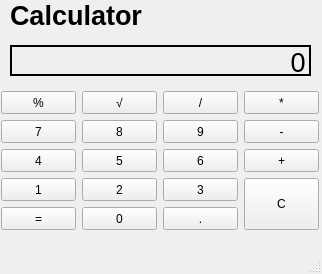
<?xml version="1.0" encoding="UTF-8"?>
<ui version="4.0">
 <class>Calculator</class>
 <widget class="QMainWindow" name="Calculator">
  <property name="geometry">
   <rect>
    <x>0</x>
    <y>0</y>
    <width>322</width>
    <height>274</height>
   </rect>
  </property>
  <property name="windowTitle">
   <string>MainWindow</string>
  </property>
  <widget class="QWidget" name="centralwidget">
   <widget class="QLabel" name="app_name">
    <property name="geometry">
     <rect>
      <x>10</x>
      <y>0</y>
      <width>141</width>
      <height>31</height>
     </rect>
    </property>
    <property name="text">
     <string>&lt;html&gt;&lt;head/&gt;&lt;body&gt;&lt;p&gt;&lt;span style=&quot; font-size:20pt; font-weight:600;&quot;&gt;Calculator&lt;/span&gt;&lt;/p&gt;&lt;/body&gt;&lt;/html&gt;</string>
    </property>
   </widget>
   <widget class="QLabel" name="score">
    <property name="geometry">
     <rect>
      <x>10</x>
      <y>45</y>
      <width>301</width>
      <height>31</height>
     </rect>
    </property>
    <property name="styleSheet">
     <string notr="true">color: rgb(0, 0, 0);
border-width: 2px;
border-style: solid;
border-color: black;
</string>
    </property>
    <property name="text">
     <string>&lt;html&gt;
&lt;head&gt;
	&lt;style&gt;
	p {
	border: 1px solid black;
	padding: 10px;
	}
	&lt;/style&gt;
&lt;/head&gt;
&lt;body&gt;
	&lt;p align=&quot;right&quot;&gt;
	&lt;span style=&quot; font-size:20pt;&quot;&gt;0&lt;/span&gt;
	&lt;/p&gt;
&lt;/body&gt;
&lt;/html&gt;</string>
    </property>
   </widget>
   <widget class="QPushButton" name="button_1">
    <property name="geometry">
     <rect>
      <x>1</x>
      <y>178</y>
      <width>75</width>
      <height>23</height>
     </rect>
    </property>
    <property name="text">
     <string>1</string>
    </property>
   </widget>
   <widget class="QPushButton" name="button_equal">
    <property name="geometry">
     <rect>
      <x>1</x>
      <y>207</y>
      <width>75</width>
      <height>23</height>
     </rect>
    </property>
    <property name="text">
     <string>=</string>
    </property>
   </widget>
   <widget class="QPushButton" name="button_div">
    <property name="geometry">
     <rect>
      <x>163</x>
      <y>91</y>
      <width>75</width>
      <height>23</height>
     </rect>
    </property>
    <property name="text">
     <string>/</string>
    </property>
   </widget>
   <widget class="QPushButton" name="button_4">
    <property name="geometry">
     <rect>
      <x>1</x>
      <y>149</y>
      <width>75</width>
      <height>23</height>
     </rect>
    </property>
    <property name="text">
     <string>4</string>
    </property>
   </widget>
   <widget class="QPushButton" name="button_pcnt">
    <property name="geometry">
     <rect>
      <x>1</x>
      <y>91</y>
      <width>75</width>
      <height>23</height>
     </rect>
    </property>
    <property name="text">
     <string>%</string>
    </property>
   </widget>
   <widget class="QPushButton" name="button_plus">
    <property name="geometry">
     <rect>
      <x>244</x>
      <y>149</y>
      <width>75</width>
      <height>23</height>
     </rect>
    </property>
    <property name="text">
     <string>+</string>
    </property>
   </widget>
   <widget class="QPushButton" name="button_sqrt">
    <property name="geometry">
     <rect>
      <x>82</x>
      <y>91</y>
      <width>75</width>
      <height>23</height>
     </rect>
    </property>
    <property name="text">
     <string>√</string>
    </property>
   </widget>
   <widget class="QPushButton" name="button_9">
    <property name="geometry">
     <rect>
      <x>163</x>
      <y>120</y>
      <width>75</width>
      <height>23</height>
     </rect>
    </property>
    <property name="text">
     <string>9</string>
    </property>
   </widget>
   <widget class="QPushButton" name="button_6">
    <property name="geometry">
     <rect>
      <x>163</x>
      <y>149</y>
      <width>75</width>
      <height>23</height>
     </rect>
    </property>
    <property name="text">
     <string>6</string>
    </property>
    <property name="autoDefault">
     <bool>false</bool>
    </property>
   </widget>
   <widget class="QPushButton" name="button_0">
    <property name="geometry">
     <rect>
      <x>82</x>
      <y>207</y>
      <width>75</width>
      <height>23</height>
     </rect>
    </property>
    <property name="text">
     <string>0</string>
    </property>
   </widget>
   <widget class="QPushButton" name="button_clear">
    <property name="enabled">
     <bool>true</bool>
    </property>
    <property name="geometry">
     <rect>
      <x>244</x>
      <y>178</y>
      <width>75</width>
      <height>52</height>
     </rect>
    </property>
    <property name="focusPolicy">
     <enum>Qt::StrongFocus</enum>
    </property>
    <property name="text">
     <string>C</string>
    </property>
   </widget>
   <widget class="QPushButton" name="button_2">
    <property name="geometry">
     <rect>
      <x>82</x>
      <y>178</y>
      <width>75</width>
      <height>23</height>
     </rect>
    </property>
    <property name="text">
     <string>2</string>
    </property>
   </widget>
   <widget class="QPushButton" name="button_7">
    <property name="geometry">
     <rect>
      <x>1</x>
      <y>120</y>
      <width>75</width>
      <height>23</height>
     </rect>
    </property>
    <property name="text">
     <string>7</string>
    </property>
   </widget>
   <widget class="QPushButton" name="button_3">
    <property name="geometry">
     <rect>
      <x>163</x>
      <y>178</y>
      <width>75</width>
      <height>23</height>
     </rect>
    </property>
    <property name="text">
     <string>3</string>
    </property>
   </widget>
   <widget class="QPushButton" name="button_dot">
    <property name="geometry">
     <rect>
      <x>163</x>
      <y>207</y>
      <width>75</width>
      <height>23</height>
     </rect>
    </property>
    <property name="text">
     <string>.</string>
    </property>
   </widget>
   <widget class="QPushButton" name="button_prod">
    <property name="geometry">
     <rect>
      <x>244</x>
      <y>91</y>
      <width>75</width>
      <height>23</height>
     </rect>
    </property>
    <property name="text">
     <string>*</string>
    </property>
   </widget>
   <widget class="QPushButton" name="button_minus">
    <property name="geometry">
     <rect>
      <x>244</x>
      <y>120</y>
      <width>75</width>
      <height>23</height>
     </rect>
    </property>
    <property name="text">
     <string>-</string>
    </property>
   </widget>
   <widget class="QPushButton" name="button_8">
    <property name="geometry">
     <rect>
      <x>82</x>
      <y>120</y>
      <width>75</width>
      <height>23</height>
     </rect>
    </property>
    <property name="text">
     <string>8</string>
    </property>
   </widget>
   <widget class="QPushButton" name="button_5">
    <property name="geometry">
     <rect>
      <x>82</x>
      <y>149</y>
      <width>75</width>
      <height>23</height>
     </rect>
    </property>
    <property name="text">
     <string>5</string>
    </property>
   </widget>
  </widget>
  <widget class="QMenuBar" name="menubar">
   <property name="geometry">
    <rect>
     <x>0</x>
     <y>0</y>
     <width>322</width>
     <height>21</height>
    </rect>
   </property>
  </widget>
  <widget class="QStatusBar" name="statusbar"/>
 </widget>
 <resources/>
 <connections/>
</ui>
